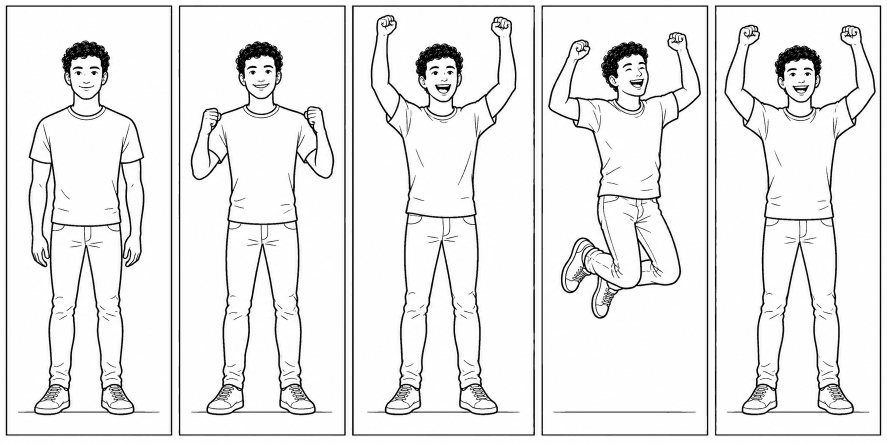
#> input picture video-pipeline/library/flipbook/source/celebrate-strip.png, 1774 x 887 px, found by its file name (shown at 1/2 size)
$ python flipbook-cut.py library/flipbook/source/celebrate-strip.png celebrate --anchor feet
#> lines starting #> are read from the running program, lines starting #| are printed output that depends on the picture; after the words box and inside, x2 and y2 are one past the last pixel; in counts of white or black regions, pixels touching at a corner belong together
#!/usr/bin/env python3
"""Cut a generated strip of poses into a stop-motion drawing for the art library.

    python3 scripts/flipbook-cut.py library/flipbook/source/celebrate-strip.png celebrate --anchor feet
    python3 scripts/flipbook-cut.py library/flipbook/source/hand-money-strip.png hand-money --anchor back
    python3 scripts/flipbook-cut.py library/flipbook/source/train-strip.png train --anchor none

The strip is one image of equal panels side by side, each boxed in a thin black frame (the prompts are in
docs/drawing-guide.md). Each panel becomes remotion/public/flipbook/<name>/NN.png: ink on a transparent ground,
the panel's own floor line replaced by one shared line, and the figure lined up from frame to frame so it does
not jitter. --anchor says what stays still: `feet` (the middle of the shoes; a jump lines up on the chest),
`back` (the back of the shoes, for a figure facing right whose arm reaches out), `none` (the panel as drawn, for a
strip whose background is part of the picture). Then add the name to library/flipbook/manifest.json and check the
frames (or the --gif preview) before a video uses it.
"""
import argparse
import os

import numpy as np
from PIL import Image, ImageDraw

W, H, FLOOR = 480, 860, 800


def panels(a: np.ndarray) -> list[tuple[int, int, int, int]]:
    """The boxes of the panels. Each panel is boxed in a thin black frame and the panels are separated by a white
    gap, so: the outer borders are the first and last near-solid dark columns, and a gap is a run of all-white
    columns with a border on each side. A drawn background's own vertical lines are never all-white beside."""
    dark = a < 100
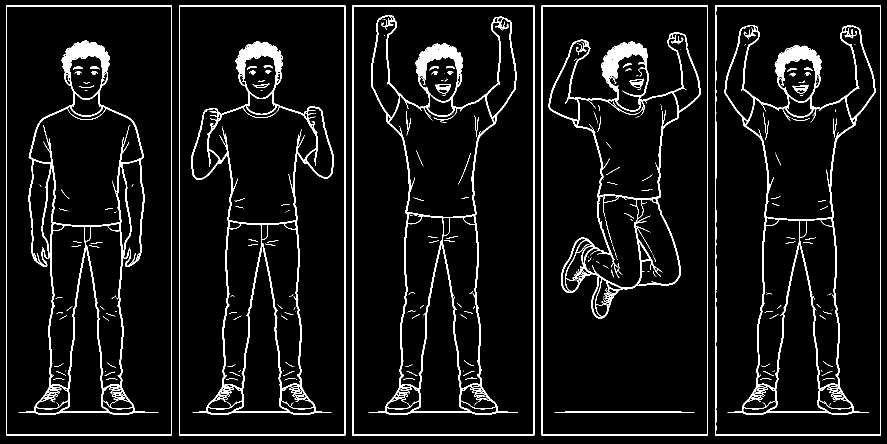
#> dark: shape (887, 1774) bool (shown at 1/2 size); 6.9% white; 279 white regions (174 under 20 px), largest, box (x1, y1, x2, y2) and area: (37, 81, 317, 830) 15895, (737, 30, 1036, 830) 15786, (1449, 50, 1751, 830) 15437
    rows = (dark.mean(axis=1) > 0.5).nonzero()[0]
#> rows = [11, 12, 824, 869, 870]
    top, bot = int(rows[0]) + 1, int(rows[-1]) - 1
#> top = 12; bot = 869
    band = dark[top + 5:bot - 5]
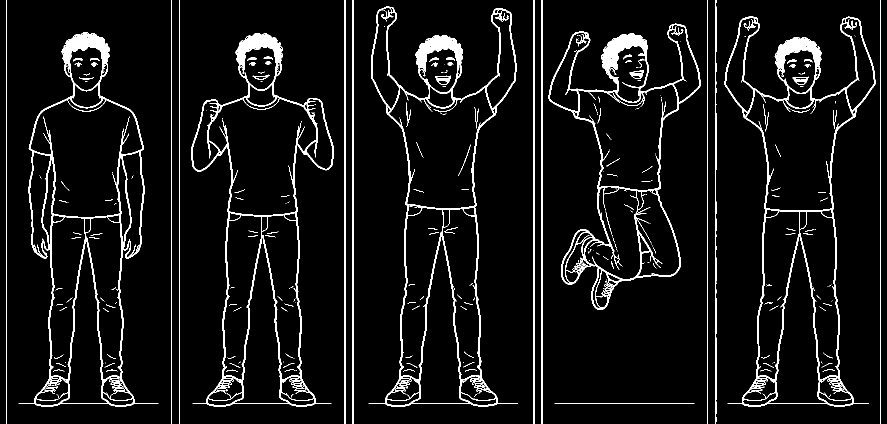
#> band: shape (847, 1774) bool (shown at 1/2 size); 6.7% white; 284 white regions (174 under 20 px), largest, box (x1, y1, x2, y2) and area: (37, 64, 317, 813) 15895, (737, 13, 1036, 813) 15786, (1449, 33, 1751, 813) 15437
    colfrac = band.mean(axis=0)
#> colfrac = 1774 values, max 1 at index 12, min 0 at index 0, mean 0.0673
    border = colfrac > 0.7
    white = colfrac < 0.01
    xs = border.nonzero()[0]
#> xs = 23 values from 12 to 1761
    left, right = int(xs[0]), int(xs[-1])
#> left = 12; right = 1761
    cuts = [left]
#> cuts = [12]
    x = left + 1
#> x = 13
    while x < right:
        if white[x]:
            g0 = x
            while x < right and white[x]:
                x += 1
            # a gap: 4 to 60 white columns with a frame line within 3 px on each side (the edges are anti-aliased)
            if 4 <= x - g0 <= 60 and border[max(0, g0 - 4):g0].any() and border[x:x + 4].any():
                cuts.extend([g0 - 1, x])
        x += 1
#> this loop made 1432 passes
#> (g0, x) on pass 2: (14, 58)
#> g0 on passes 234, 236, 238, 491, 521, 523: 289, 344, 360, 635, 668, 691
#> after the loop, cuts = [12, 343, 358, 690, 704, 1069, 1083, 1415, 1430]; x = 1761
    cuts.append(right)
    boxes = []
    for i in range(0, len(cuts) - 1, 2):
        x0, x1 = cuts[i], cuts[i + 1]
        # step inside the frame lines
        while x0 < x1 and border[x0]:
            x0 += 1
        while x1 > x0 and border[x1]:
            x1 -= 1
        boxes.append((x0 + 3, top + 3, x1 - 2, bot - 2))
#> this loop made 5 passes
#> i on passes 3 to 5: 4, 6, 8
#> after the loop, boxes = [(17, 15, 339, 867), (363, 15, 686, 867), (710, 15, 1064, 867), (1088, 15, 1411, 867), (1436, 15, 1757, 867)]
    return boxes


def cut(strip: str, name: str, anchor: str, out_root: str, gif: bool) -> list[str]:
    a = np.array(Image.open(strip).convert("L"))
    boxes = panels(a)
    if len(boxes) < 2:
        raise SystemExit(f"{strip}: found {len(boxes)} panels; is it a strip of boxed panels?")
    out_dir = os.path.join(out_root, name)
    os.makedirs(out_dir, exist_ok=True)
    made, previews = [], []
    for k, (x0, y0, x1, y1) in enumerate(boxes):
        crop = a[y0:y1, x0:x1].copy()
        if anchor != "none":
            crop[:, :8] = 255
            crop[:, -8:] = 255
            crop[:6, :] = 255
        d = crop < 110
        rf = d.mean(axis=1)
        floor = [y for y in range(len(rf)) if rf[y] > 0.45 and y > crop.shape[0] * 0.6] if anchor != "none" else []
        g = floor[-1] if floor else None
        if g is not None:
            for y in floor:
                crop[max(0, y - 1):y + 2, :] = 255
            shoes = d[g - 55:g - 4]
            sx = np.nonzero(shoes.any(axis=0))[0]
            on_ground = len(sx) > 20 and shoes.sum() > 400
            if anchor == "back" and on_ground:
                cx, tx = sx.min() + 40, 150
            elif on_ground:
                cx, tx = (sx.min() + sx.max()) / 2, W / 2
            else:  # off the ground (a jump): line up on the chest
                ys = np.nonzero(d[:g - 4].any(axis=1))[0]
                top = ys.min()
                band = d[top + int((g - top) * 0.30):top + int((g - top) * 0.45)]
                bx = np.nonzero(band.any(axis=0))[0]
                cx, tx = (bx.min() + bx.max()) / 2, (150 if anchor == "back" else W / 2)
            ox, oy = int(round(tx - cx)), int(round(FLOOR - g))
        else:
            ox, oy = int(W / 2 - crop.shape[1] / 2), 0
        canvas = Image.new("L", (W, H), 255)
        canvas.paste(Image.fromarray(crop), (ox, oy))
        if g is not None:
            ImageDraw.Draw(canvas).line([(30, FLOOR), (W - 30, FLOOR)], fill=30, width=2)
        L = np.array(canvas).astype(np.float32)
        alpha = (np.clip((235 - L) / 195, 0, 1) ** 0.9 * 255).astype(np.uint8)
        rgba = np.zeros(L.shape + (4,), np.uint8)
        rgba[..., :3] = (29, 29, 31)
        rgba[..., 3] = alpha
        path = os.path.join(out_dir, f"{k + 1:02d}.png")
        Image.fromarray(rgba, "RGBA").save(path, optimize=True)
        made.append(path)
        previews.append(canvas.convert("RGB"))
#> this loop made 5 passes
#> (x0, x1, on_ground, top, cx, ox) on pass 4: (1088, 1411, False, 49, 169, 71)
#> (x0, x1, on_ground, cx, ox) on passes 1, 2, 3, 5: (17, 339, True, 151, 89), (363, 686, True, 158.5, 82), (710, 1064, True, 172.5, 68), (1436, 1757, True, 159.5, 80)
#> pass 1, in cut, `crop = a[y0:y1, x0:x1].copy()`:
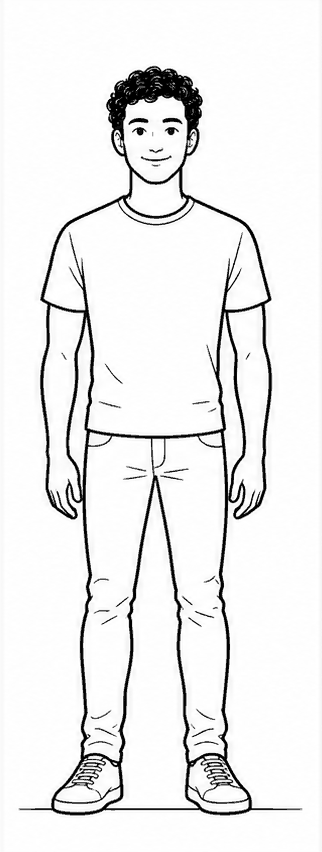
#> crop: shape (852, 322); min 0, max 255, mean 237.6
#> pass 1, in cut, `d = crop < 110`:
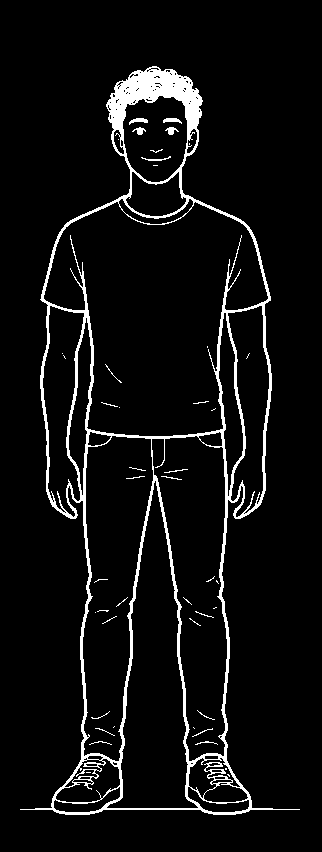
#> d: shape (852, 322) bool; 6.1% white; 45 white regions (27 under 20 px), largest, box (x1, y1, x2, y2) and area: (20, 66, 300, 815) 15895, (129, 118, 148, 125) 69, (163, 118, 182, 124) 67
#> pass 1, in cut, `shoes = d[g - 55:g - 4]`:
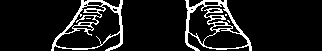
#> shoes: shape (51, 322) bool; 10.5% white in thin lines or dots, all inside (x1, y1, x2, y2) = (51, 0, 252, 51)
#> after the loop:
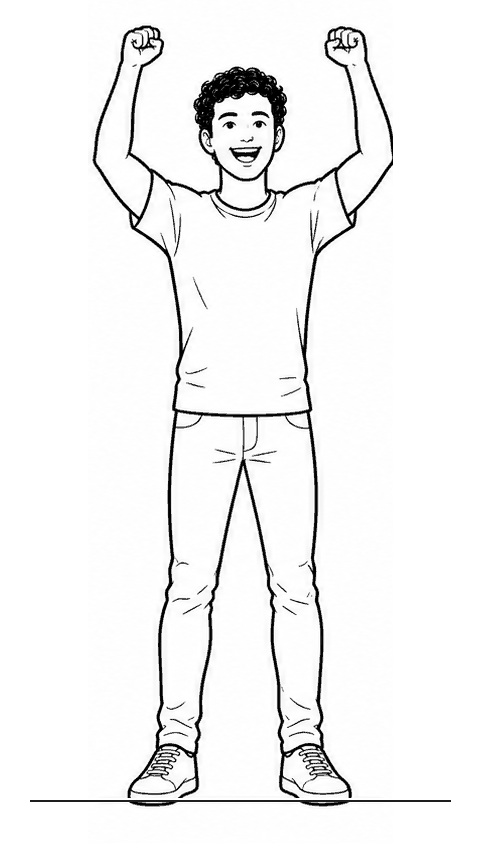
#> canvas: PIL image 480x860 L; min 0, max 255, mean 243.3
#> after the loop:
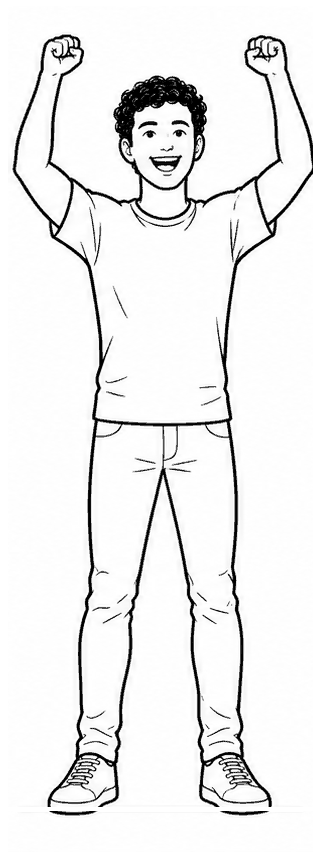
#> crop: shape (852, 321); min 0, max 255, mean 238.1
#> after the loop, made = 5 items; previews = 5 items
    if gif:
        dur = [300] + [200] * (len(previews) - 2) + [900]
        previews[0].save(os.path.join(out_dir, "..", f"{name}.gif"), save_all=True, append_images=previews[1:], duration=dur, loop=0)
    return made


def main() -> None:
    ap = argparse.ArgumentParser(description=__doc__, formatter_class=argparse.RawDescriptionHelpFormatter)
    ap.add_argument("strip")
    ap.add_argument("name")
    ap.add_argument("--anchor", choices=["feet", "back", "none"], default="feet")
    ap.add_argument("--out", default=os.path.join(os.path.dirname(__file__), "..", "remotion", "public", "flipbook"))
    ap.add_argument("--gif", action="store_true", help="also write <out>/<name>.gif to check the motion")
    args = ap.parse_args()
    for p in cut(args.strip, args.name, args.anchor, args.out, args.gif):
        print(p)


if __name__ == "__main__":
    main()
